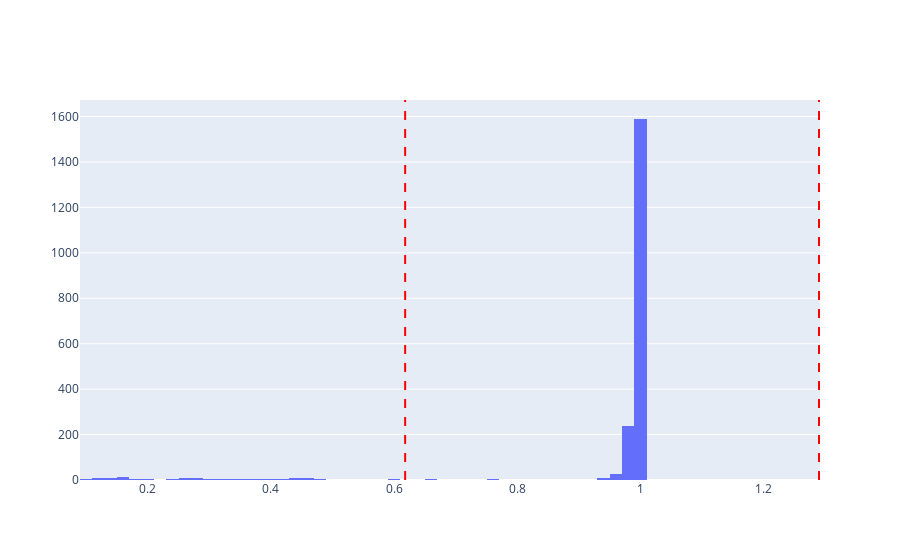

This figure's notebook cell:
### Code cell
plot_gaussian()

### Figure 1 — Plotly figure (JSON) as saved in the notebook; plotly's stock layout.template omitted (floating-point values rounded to 4 significant figures; data arrays with more than 128 entries replaced by an {"elided": "..."} marker saying what was removed)
{"data": [{"type": "histogram", "x": {"elided": "1994 float values"}, "xaxis": "x", "yaxis": "y"}], "layout": {"autosize": true, "shapes": [{"line": {"color": "red", "dash": "dash"}, "type": "line", "x0": 0.6178, "x1": 0.6178, "xref": "x", "y0": 0, "y1": 1, "yref": "y domain"}, {"line": {"color": "red", "dash": "dash"}, "type": "line", "x0": 1.29, "x1": 1.29, "xref": "x", "y0": 0, "y1": 1, "yref": "y domain"}], "xaxis": {"anchor": "y", "autorange": true, "domain": [0, 1], "range": [0.09, 1.291], "type": "linear"}, "yaxis": {"anchor": "x", "autorange": true, "domain": [0, 1], "range": [0, 1673.0]}}}
